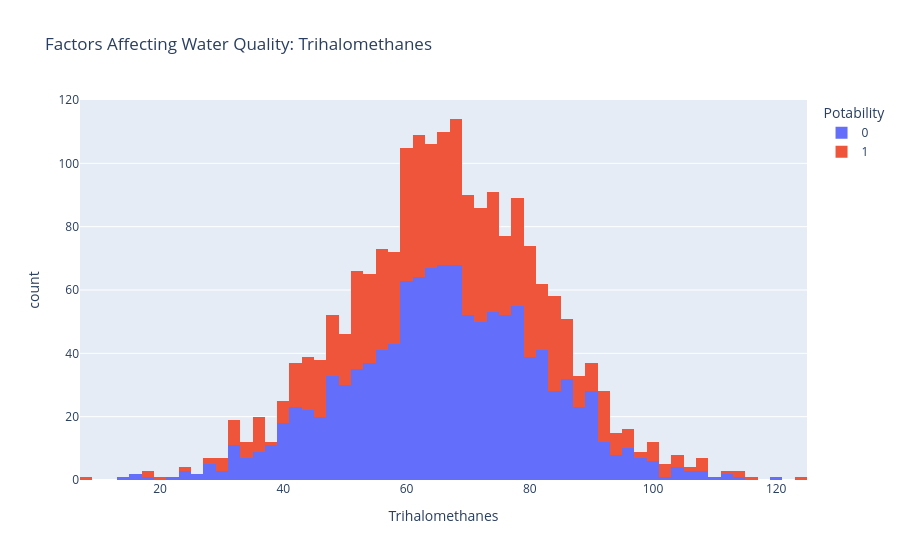

Notebook code for this chart:
### Code cell
figure = px.histogram(data, x = "Trihalomethanes", 
                      color = "Potability", 
                      title= "Factors Affecting Water Quality: Trihalomethanes")
figure.show()

### Figure 1 — Plotly figure (JSON) as saved in the notebook; plotly's stock layout.template omitted (floating-point values rounded to 4 significant figures; data arrays with more than 128 entries replaced by an {"elided": "..."} marker saying what was removed)
{"data": [{"bingroup": "x", "hovertemplate": "Potability=0<br>Trihalomethanes=%{x}<br>count=%{y}<extra></extra>", "legendgroup": "0", "marker": {"color": "#636efa", "pattern": {"shape": ""}}, "name": "0", "orientation": "v", "showlegend": true, "type": "histogram", "x": {"elided": "1200 float values"}, "xaxis": "x", "yaxis": "y"}, {"bingroup": "x", "hovertemplate": "Potability=1<br>Trihalomethanes=%{x}<br>count=%{y}<extra></extra>", "legendgroup": "1", "marker": {"color": "#EF553B", "pattern": {"shape": ""}}, "name": "1", "orientation": "v", "showlegend": true, "type": "histogram", "x": {"elided": "811 float values"}, "xaxis": "x", "yaxis": "y"}], "layout": {"barmode": "relative", "legend": {"title": {"text": "Potability"}, "tracegroupgap": 0}, "title": {"text": "Factors Affecting Water Quality: Trihalomethanes"}, "xaxis": {"anchor": "y", "domain": [0, 1], "title": {"text": "Trihalomethanes"}}, "yaxis": {"anchor": "x", "domain": [0, 1], "title": {"text": "count"}}}}
